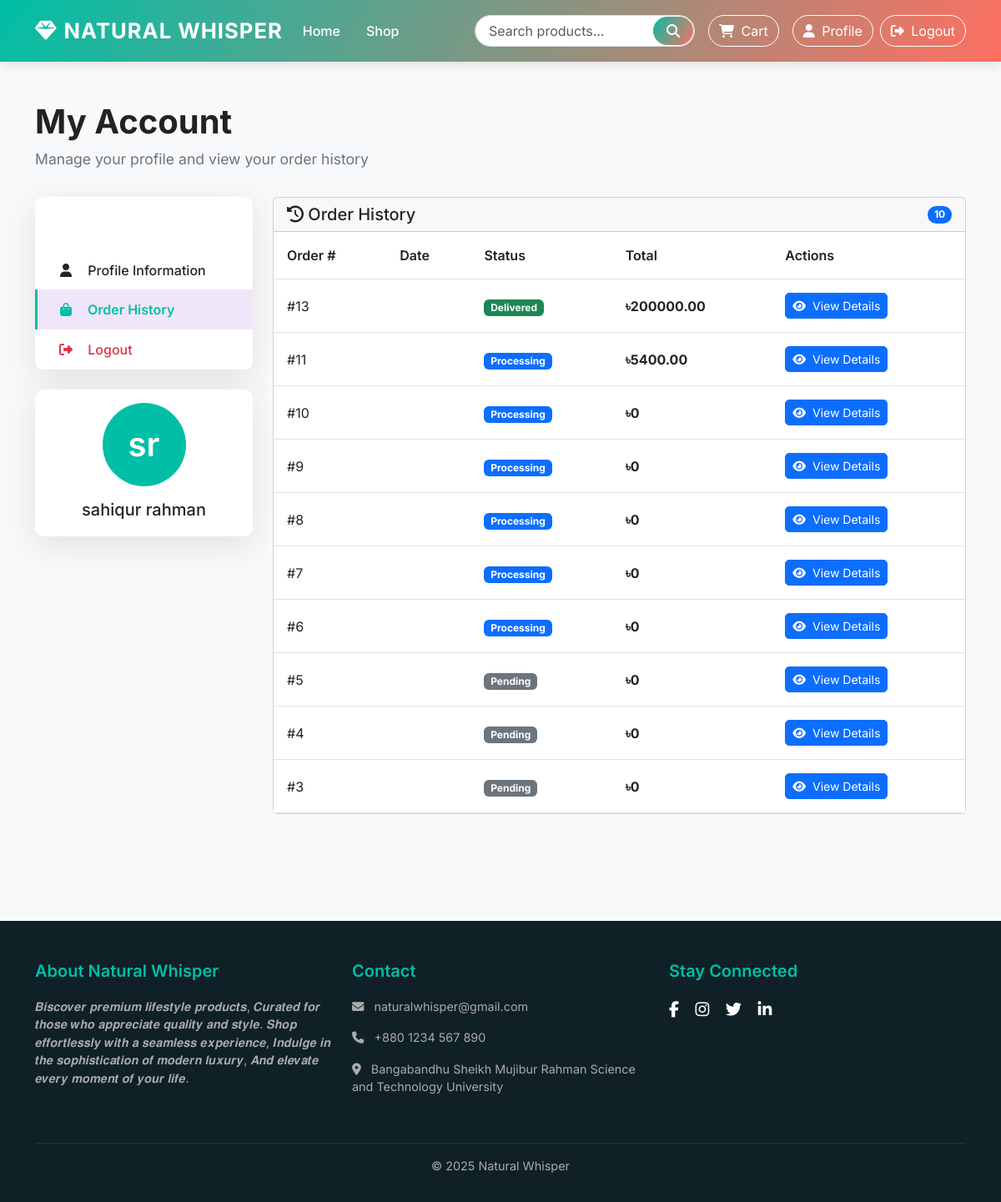
Page /profile/?tab=orders (signed in) on the earlier database version.
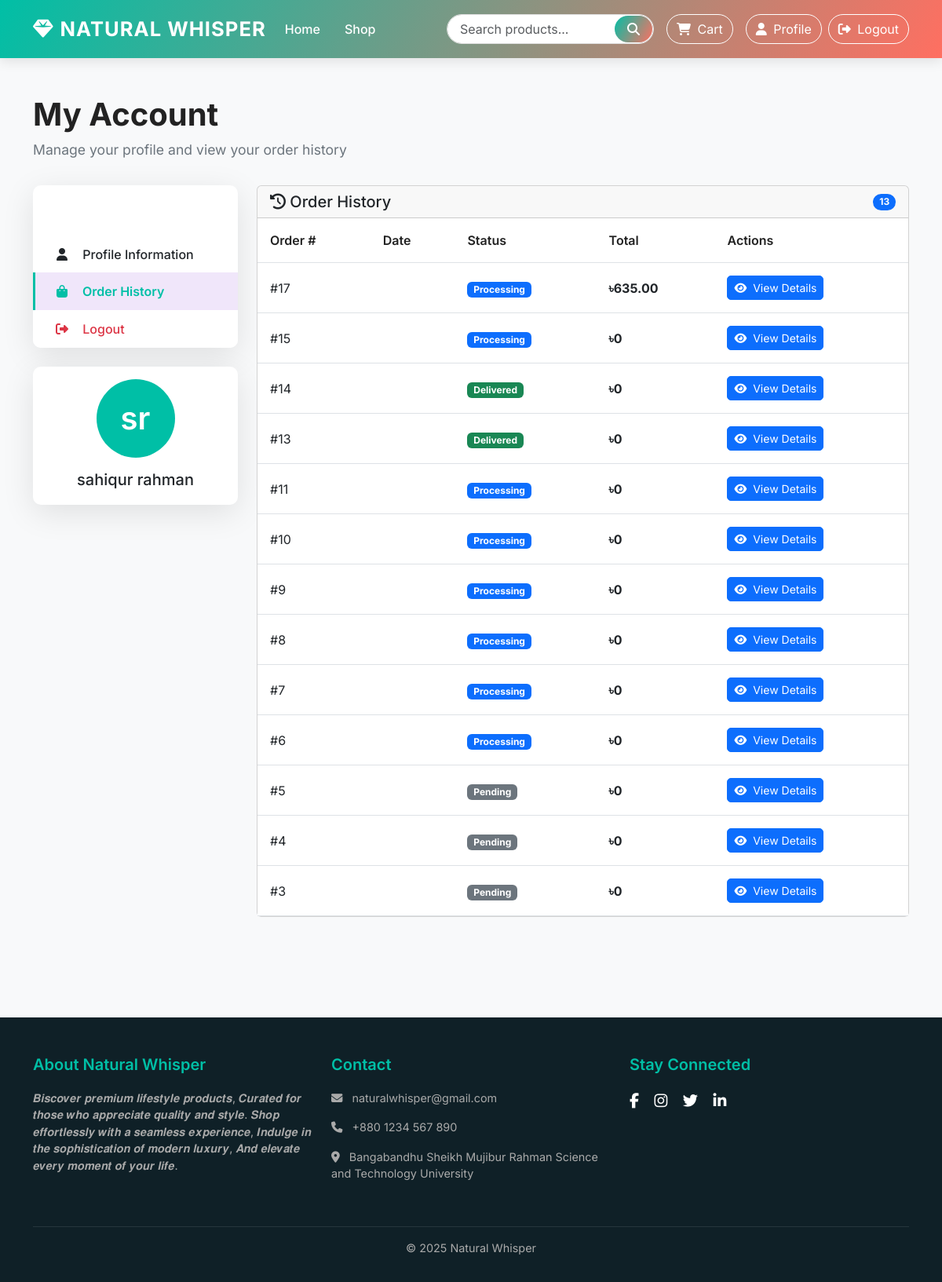
Same page on the later database version.
### shop/models.py (models this page shows, shortened)
class Order(models.Model):
    STATUS_CHOICES = [
        ('pending', 'Pending'),
        ('processing', 'Processing'),
        ('shipped', 'Shipped'),
        ('delivered', 'Delivered'),
        ('cancelled', 'Cancelled'),
    ]
    user = models.ForeignKey(User, on_delete=models.CASCADE, related_name='orders')
    first_name = models.CharField(max_length=100)
    last_name = models.CharField(max_length=100)
    email = models.EmailField()
    address = models.CharField(max_length=255)
    postal_code = models.CharField(max_length=20)
    city = models.CharField(max_length=100)
    status = models.CharField(max_length=20, choices=STATUS_CHOICES, default='pending')
    note = models.TextField(blank=True)
    paid = models.BooleanField(default=False)
    transaction_id = models.CharField(max_length=100, blank=True)
    created_at = models.DateTimeField(auto_now_add=True)
    updated_at = models.DateTimeField(auto_now=True)
    class Meta:
        ordering = ['-created_at']
    def get_total_cost(self):
        return sum(item.get_cost() for item in self.items.all())

class OrderItem(models.Model):
    order = models.ForeignKey(Order, on_delete=models.CASCADE, related_name='items')
    product = models.ForeignKey(Product, on_delete=models.CASCADE)
    quantity = models.PositiveIntegerField(default=1)
    price = models.DecimalField(max_digits=10, decimal_places=2)
    def get_cost(self):
        return self.price * self.quantity

### shop/views.py (the view)
# urls.py: path('profile/', views.profile, name='profile'),
@login_required(login_url='/login/')
def profile(request):
    tab = request.GET.get("tab")
    orders = Order.objects.filter(user=request.user).order_by('-created_at')
    completed_orders = orders.filter(status = "delivered").count()
    total_spent = sum(order.get_total_cost() for order in orders if order.paid)
    order_history_active = (tab == "orders")
    return render(request, "shop/profile.html", {
        "user": request.user,
        "orders": orders,
        "order_history_active": order_history_active,
        "completed_orders": completed_orders,
        "total_spent": total_spent
    })

### shop/context_processors.py (called while the page is built)
def cart_items_count(request):
    if request.user.is_authenticated:
        try:
            cart = Cart.objects.get(user=request.user)
            return {'cart_items_count' : cart.get_total_items()}
        except Cart.DoesNotExist:
            return {'cart_items_count' : 0}
    return {'cart_items_count' : 0}

### shop/models.py (called while the page is built)
    def get_total_items(self):
        return sum(item.quantity for item in self.items.all())

### templates/shop/profile.html (shortened to what this page needs)
{% extends 'base.html' %}
{% block content %}
<div class="profile-container">
    <div class="profile-header">
        <h1 class="profile-title">My Account</h1>
        <p class="profile-subtitle">Manage your profile and view your order history</p>
    </div>
    <div class="row">
        <div class="col-lg-3 mb-4">
            <div class="profile-sidebar">
                <div class="sidebar-card card">
                    <div class="card-header">
                        <h5 class="mb-0">Account Navigation</h5>
                    </div>
                    <div class="sidebar-menu list-group list-group-flush">
                        <a href="{% url 'shop:profile' %}" class="list-group-item list-group-item-action {% if not order_history_active %}active{% endif %}">
                            <i class="fas fa-user"></i> Profile Information
                        </a>
                        <a href="{% url 'shop:profile' %}?tab=orders" class="list-group-item list-group-item-action {% if order_history_active %}active{% endif %}">
                            <i class="fas fa-shopping-bag"></i> Order History
                        </a>
                        <a href="{% url 'shop:logout' %}" class="list-group-item list-group-item-action text-danger">
                            <i class="fas fa-sign-out-alt"></i> Logout
                        </a>
                    </div>
                </div>
                <div class="sidebar-card card">
                    <div class="card-body text-center">
                        <div class="profile-avatar">
                            {{ user.first_name|slice:":1" }}{{ user.last_name|slice:":1" }}
                        </div>
                        <h5 class="mb-1">{{ user.get_full_name }}</h5>
                    </div>
                </div>
            </div>
        </div>
        <div class="col-lg-9">
            {% if order_history_active %}
            <div class="content-card card">
                <div class="card-header d-flex justify-content-between align-items-center">
                    <h5 class="mb-0"><i class="fas fa-history"></i> Order History</h5>
                    {% if orders %}
                    <span class="badge bg-primary rounded-pill">{{ orders|length }}</span>
                    {% endif %}
                </div>
                <div class="card-body p-0">
                    {% if orders %}
                        <div class="table-responsive">
                            <table class="table order-table mb-0">
                                <thead>
                                    <tr>
                                        <th>Order #</th>
                                        <th>Date</th>
                                        <th>Status</th>
                                        <th>Total</th>
                                        <th>Actions</th>
                                    </tr>
                                </thead>
                                <tbody>
                                    {% for order in orders %}
                                    <tr>
                                        <td class="order-id">#{{ order.id }}</td>
                                        <td>{{ order.created|date:"M d, Y" }}</td>
                                        <td>
                                            <span class="status-badge badge {% if order.status == 'delivered' %}bg-success{% elif order.status == 'shipped' %}bg-info{% elif order.status == 'processing' %}bg-primary{% elif order.status == 'canceled' %}bg-danger{% else %}bg-secondary{% endif %}">
                                                {{ order.get_status_display }}
                                            </span>
                                        </td>
                                        <td class="fw-bold">৳{{ order.get_total_cost }}</td>
                                        <td>
                                            <button type="button" class="btn btn-sm btn-primary view-btn" data-bs-toggle="modal" data-bs-target="#orderModal{{ order.id }}">
                                                <i class="fas fa-eye me-1"></i> View Details
                                            </button>
                                        </td>
                                    </tr>
                                    {% endfor %}
                                </tbody>
                            </table>
                        </div>
                    {% endif %}
                </div>
            </div>
            {% endif %}
        </div>
    </div>
</div>
{% endblock %}

### templates/base.html (shortened to what this page needs)
<!DOCTYPE html>
<html lang="en">
<head>
  {% load static %}
  <link href="https://cdn.jsdelivr.net/npm/bootstrap@5.3.0/dist/css/bootstrap.min.css" rel="stylesheet">
  <link rel="stylesheet" href="https://cdnjs.cloudflare.com/ajax/libs/font-awesome/6.5.0/css/all.min.css">
</head>
<body>
<nav class="navbar navbar-expand-lg">
  <div class="container">
    <a class="navbar-brand" href="{% url 'shop:home' %}">
      <i class="fa-solid fa-gem me-2"></i>Natural Whisper
    </a>
    <div class="collapse navbar-collapse" id="navbarMenu">
      <ul class="navbar-nav me-auto mb-2 mb-lg-0">
        <li class="nav-item"><a class="nav-link" href="{% url 'shop:home' %}">Home</a></li>
        <li class="nav-item"><a class="nav-link" href="{% url 'shop:product_list' %}">Shop</a></li>
      </ul>
      <form class="d-flex search-box me-3" action="{% url 'shop:product_list' %}" method="get">
        <input type="search" name="search" placeholder="Search products..." class="form-control">
        <button><i class="fas fa-search"></i></button>
      </form>
      <a href="{% url 'shop:cart_detail' %}" class="btn btn-outline-light">
        <i class="fas fa-shopping-cart me-1"></i> Cart
      </a>
      {% if user.is_authenticated %}
        <div class="d-flex ms-3">
          <a href="{% url 'shop:profile' %}" class="btn btn-outline-light me-2">
            <i class="fas fa-user me-1"></i> Profile
          </a>
          <a href="{% url 'shop:logout' %}" class="btn btn-outline-light">
            <i class="fas fa-sign-out-alt me-1"></i> Logout
          </a>
        </div>
      {% endif %}
    </div>
  </div>
</nav>
<main class="container my-5">
  {% block content %}{% endblock %}
</main>
<footer>
  <div class="container">
    <div class="row">
      <div class="col-md-4 mb-4">
        <h5>About Natural Whisper</h5>
        <p>𝑩𝒊𝒔𝒄𝒐𝒗𝒆𝒓 𝒑𝒓𝒆𝒎𝒊𝒖𝒎 𝒍𝒊𝒇𝒆𝒔𝒕𝒚𝒍𝒆 𝒑𝒓𝒐𝒅𝒖𝒄𝒕𝒔,
            𝑪𝒖𝒓𝒂𝒕𝒆𝒅 𝒇𝒐𝒓 𝒕𝒉𝒐𝒔𝒆 𝒘𝒉𝒐 𝒂𝒑𝒑𝒓𝒆𝒄𝒊𝒂𝒕𝒆 𝒒𝒖𝒂𝒍𝒊𝒕𝒚 𝒂𝒏𝒅 𝒔𝒕𝒚𝒍𝒆.
            𝑺𝒉𝒐𝒑 𝒆𝒇𝒇𝒐𝒓𝒕𝒍𝒆𝒔𝒔𝒍𝒚 𝒘𝒊𝒕𝒉 𝒂 𝒔𝒆𝒂𝒎𝒍𝒆𝒔𝒔 𝒆𝒙𝒑𝒆𝒓𝒊𝒆𝒏𝒄𝒆,
            𝑰𝒏𝒅𝒖𝒍𝒈𝒆 𝒊𝒏 𝒕𝒉𝒆 𝒔𝒐𝒑𝒉𝒊𝒔𝒕𝒊𝒄𝒂𝒕𝒊𝒐𝒏 𝒐𝒇 𝒎𝒐𝒅𝒆𝒓𝒏 𝒍𝒖𝒙𝒖𝒓𝒚,
            𝑨𝒏𝒅 𝒆𝒍𝒆𝒗𝒂𝒕𝒆 𝒆𝒗𝒆𝒓𝒚 𝒎𝒐𝒎𝒆𝒏𝒕 𝒐𝒇 𝒚𝒐𝒖𝒓 𝒍𝒊𝒇𝒆.</p>
      </div>
      <div class="col-md-4 mb-4">
        <h5>Contact</h5>
        <p><i class="fa-solid fa-envelope me-2"></i> naturalwhisper@gmail.com</p>
        <p><i class="fa-solid fa-phone me-2"></i> +880 1234 567 890</p>
        <p><i class="fa-solid fa-map-marker-alt me-2"></i> Bangabandhu Sheikh Mujibur Rahman Science and Technology University</p>
      </div>
      <div class="col-md-4 mb-4">
        <h5>Stay Connected</h5>
        <div class="social-icons mt-2">
          <a href="#"><i class="fab fa-facebook-f"></i></a>
          <a href="#"><i class="fab fa-instagram"></i></a>
          <a href="#"><i class="fab fa-twitter"></i></a>
          <a href="#"><i class="fab fa-linkedin-in"></i></a>
        </div>
      </div>
    </div>
    <hr class="text-secondary">
    <div class="text-center">
      <p>&copy; {% now "Y" %} Natural Whisper</p>
    </div>
  </div>
</footer>
</body>
</html>

### templates/base.html (style rules this page uses)
:root { --turquoise: #00bfa6; --turquoise-dark: #009e8a; --coral: #ff6f61; --dark-bg: #0f2027; --light-bg: #f8f9fa; --text-dark: #222; --text-light: #666; --white: #fff; --gradient: linear-gradient(120deg, #00bfa6, #ff6f61); --transition: all 0.35s ease; }
body { font-family: 'Inter', sans-serif; background-color: var(--light-bg); color: var(--text-dark); overflow-x: hidden; animation: fadeIn 1s ease-in; }
.navbar { background: var(--gradient); box-shadow: 0 4px 15px rgba(0,0,0,0.1); padding: 0.8rem 0; }
.navbar-brand { color: var(--white); font-weight: 700; letter-spacing: 1px; font-size: 1.6rem; text-transform: uppercase; transition: var(--transition); }
.nav-link { color: var(--white) !important; font-weight: 500; margin-right: 15px; transition: var(--transition); }
.btn-outline-light { border-color: var(--white); color: var(--white); border-radius: 30px; transition: var(--transition); }
.search-box { position: relative; }
.search-box input { border-radius: 25px; padding-left: 1rem; border: 1px solid #ddd; transition: var(--transition); }
.search-box button { border-radius: 25px; background: var(--gradient); border: none; color: #fff; padding: 0 1rem; position: absolute; right: 2px; top: 2px; bottom: 2px; transition: var(--transition); }
footer { background: var(--dark-bg); color: #ddd; padding: 3rem 0 1rem; margin-top: 5rem; animation: fadeIn 1.5s ease-in; }
footer h5 { color: var(--turquoise); font-weight: 600; margin-bottom: 1.2rem; }
footer p, footer a { color: #aaa; font-size: 0.9rem; text-decoration: none; transition: var(--transition); }
.social-icons a { color: #fff; font-size: 1.2rem; margin-right: 15px; transition: var(--transition); }

### templates/shop/profile.html (style rules this page uses)
:root { --primary-color: #00bfa6; --primary-dark: #009e8a; --coral: #ff6f61; --text-color: #222; --text-light: #6c757d; --bg-light: #f8f9fa; --white: #fff; --border-radius: 10px; --shadow: 0 10px 40px rgba(0, 0, 0, 0.1); --transition: all 0.3s ease; }
body { font-family: 'Inter', sans-serif; background-color: var(--bg-light); color: var(--text-color); animation: fadeIn 1s ease-in; }
.profile-container { padding-bottom: 3rem; }
.profile-header { margin-bottom: 2rem; }
.profile-title { font-weight: 700; margin-bottom: 0.5rem; color: var(--text-color); }
.profile-subtitle { color: var(--text-light); font-size: 1.1rem; }
.profile-sidebar { position: sticky; top: 20px; transition: all 0.3s ease; }
.sidebar-card { border: none; border-radius: var(--border-radius); overflow: hidden; box-shadow: var(--shadow); margin-bottom: 1.5rem; transition: all 0.3s ease; }
.sidebar-card .card-header { padding: 1.25rem 1.5rem; background: linear-gradient(135deg, var(--primary-color) 0%, var(--secondary-color) 100%); color: white; border: none; }
.sidebar-card .card-header h5 { margin-bottom: 0; font-weight: 600; }
.sidebar-menu .list-group-item { padding: 0.75rem 1.5rem; border: none; border-radius: 0; border-left: 3px solid transparent; transition: all 0.3s ease; font-weight: 500; }
.sidebar-menu .list-group-item.active { background-color: rgba(106, 17, 203, 0.1); border-left-color: var(--primary-color); color: var(--primary-color); font-weight: 600; }
.sidebar-menu .list-group-item i { width: 20px; text-align: center; margin-right: 0.75rem; }
.sidebar-menu .text-danger { color: #dc3545 !important; }
.profile-avatar { width: 100px; height: 100px; border-radius: 50%; background-color: var(--primary-color); color: white; display: flex; align-items: center; justify-content: center; font-size: 2.5rem; font-weight: 600; margin: 0 auto 1rem; transition: transform 0.3s ease; }
.order-table th { font-weight: 600; color: var(--text-color); padding: 1rem; transition: all 0.2s ease; }
.order-table td { padding: 1rem; vertical-align: middle; }
.order-table tbody tr { transition: all 0.2s ease; }
.view-btn { border-radius: 5px; transition: all 0.3s ease; }

Differences in the rows shown:
added Order: id "17", status "Processing", get_total_cost "635.00"
added Order: id "15", status "Processing", get_total_cost "0"
added Order: id "14", status "Delivered", get_total_cost "0"
computed for Order id 13: get_total_cost "200000.00" → "0"
computed for Order id 11: get_total_cost "5400.00" → "0"
Other differences:
{{ orders|length }}: "10" → "13"
